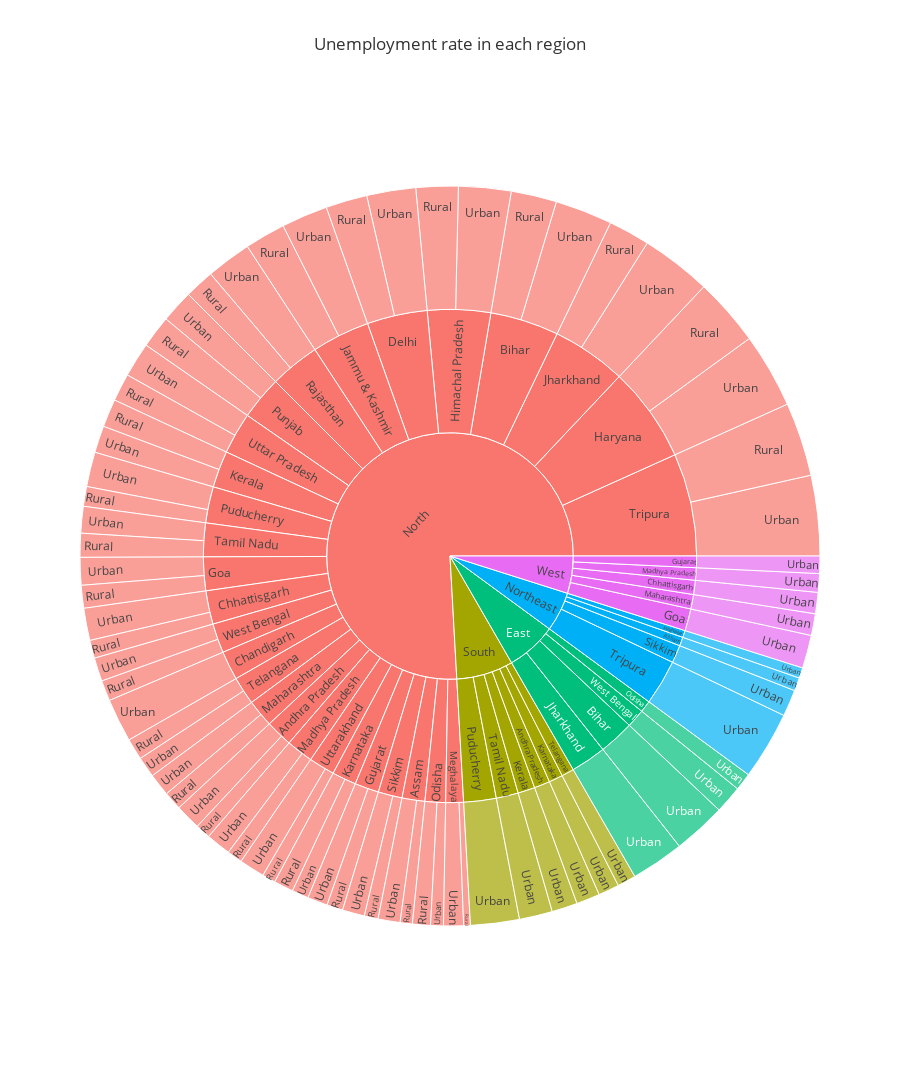

Notebook code cell kept with this figure:
### Code cell
MergeUnemployData = data[["Area","Region","Region.1","Estimated Unemployment Rate (%)" , "Estimated Employed" , "Estimated Labour Participation Rate (%)"]]
MergeUnemploy = MergeUnemployData.groupby(["Region.1","Region","Area"])["Estimated Unemployment Rate (%)"].mean().reset_index()
fig = px.sunburst(MergeUnemploy, path=["Region.1","Region","Area"], values="Estimated Unemployment Rate (%)",
                  color_continuous_scale='Plasma', title='Unemployment rate in each region',
                  height=1150, template='ggplot2')
fig.show()

### Figure 1 — Plotly figure (JSON) as saved in the notebook; plotly's stock layout.template omitted (floating-point values rounded to 4 significant figures)
{"data": [{"branchvalues": "total", "domain": {"x": [0, 1], "y": [0, 1]}, "hovertemplate": "labels=%{label}<br>Estimated Unemployment Rate (%)=%{value}<br>parent=%{parent}<br>id=%{id}<extra></extra>", "ids": ["North/Andhra Pradesh/Rural", "North/Assam/Rural", "North/Bihar/Rural", "North/Chhattisgarh/Rural", "North/Delhi/Rural", "North/Goa/Rural", "North/Gujarat/Rural", "North/Haryana/Rural", "North/Himachal Pradesh/Rural", "North/Jammu & Kashmir/Rural", "North/Jharkhand/Rural", "North/Karnataka/Rural", "North/Kerala/Rural", "North/Madhya Pradesh/Rural", "North/Maharashtra/Rural", "North/Meghalaya/Rural", "North/Odisha/Rural", "North/Puducherry/Rural", "North/Punjab/Rural", "North/Rajasthan/Rural", "North/Sikkim/Rural", "North/Tamil Nadu/Rural", "North/Telangana/Rural", "North/Tripura/Rural", "North/Uttar Pradesh/Rural", "North/Uttarakhand/Rural", "North/West Bengal/Rural", "North/Andhra Pradesh/Urban", "South/Andhra Pradesh/Urban", "North/Assam/Urban", "Northeast/Assam/Urban", "East/Bihar/Urban", "North/Bihar/Urban", "North/Chandigarh/Urban", "North/Chhattisgarh/Urban", "West/Chhattisgarh/Urban", "North/Delhi/Urban", "North/Goa/Urban", "West/Goa/Urban", "North/Gujarat/Urban", "West/Gujarat/Urban", "North/Haryana/Urban", "North/Himachal Pradesh/Urban", "North/Jammu & Kashmir/Urban", "East/Jharkhand/Urban", "North/Jharkhand/Urban", "North/Karnataka/Urban", "South/Karnataka/Urban", "North/Kerala/Urban", "South/Kerala/Urban", "North/Madhya Pradesh/Urban", "West/Madhya Pradesh/Urban", "North/Maharashtra/Urban", "West/Maharashtra/Urban", "North/Meghalaya/Urban", "Northeast/Meghalaya/Urban", "East/Odisha/Urban", "North/Odisha/Urban", "North/Puducherry/Urban", "South/Puducherry/Urban", "North/Punjab/Urban", "North/Rajasthan/Urban", "North/Sikkim/Urban", "Northeast/Sikkim/Urban", "North/Tamil Nadu/Urban", "South/Tamil Nadu/Urban", "North/Telangana/Urban", "South/Telangana/Urban", "North/Tripura/Urban", "Northeast/Tripura/Urban", "North/Uttar Pradesh/Urban", "North/Uttarakhand/Urban", "East/West Bengal/Urban", "North/West Bengal/Urban", "North/Andhra Pradesh", "South/Andhra Pradesh", "North/Assam", "Northeast/Assam", "East/Bihar", "North/Bihar", "North/Chandigarh", "North/Chhattisgarh", "West/Chhattisgarh", "North/Delhi", "North/Goa", "West/Goa", "North/Gujarat", "West/Gujarat", "North/Haryana", "North/Himachal Pradesh", "North/Jammu & Kashmir", "East/Jharkhand", "North/Jharkhand", "North/Karnataka", "South/Karnataka", "North/Kerala", "South/Kerala", "North/Madhya Pradesh", "West/Madhya Pradesh", "North/Maharashtra", "West/Maharashtra", "North/Meghalaya", "Northeast/Meghalaya", "East/Odisha", "North/Odisha", "North/Puducherry", "South/Puducherry", "North/Punjab", "North/Rajasthan", "North/Sikkim", "Northeast/Sikkim", "North/Tamil Nadu", "South/Tamil Nadu", "North/Telangana", "South/Telangana", "North/Tripura", "Northeast/Tripura", "North/Uttar Pradesh", "North/Uttarakhand", "East/West Bengal", "North/West Bengal", "East", "North", "Northeast", "South", "West"], "labels": ["Rural", "Rural", "Rural", "Rural", "Rural", "Rural", "Rural", "Rural", "Rural", "Rural", "Rural", "Rural", "Rural", "Rural", "Rural", "Rural", "Rural", "Rural", "Rural", "Rural", "Rural", "Rural", "Rural", "Rural", "Rural", "Rural", "Rural", "Urban", "Urban", "Urban", "Urban", "Urban", "Urban", "Urban", "Urban", "Urban", "Urban", "Urban", "Urban", "Urban", "Urban", "Urban", "Urban", "Urban", "Urban", "Urban", "Urban", "Urban", "Urban", "Urban", "Urban", "Urban", "Urban", "Urban", "Urban", "Urban", "Urban", "Urban", "Urban", "Urban", "Urban", "Urban", "Urban", "Urban", "Urban", "Urban", "Urban", "Urban", "Urban", "Urban", "Urban", "Urban", "Urban", "Urban", "Andhra Pradesh", "Andhra Pradesh", "Assam", "Assam", "Bihar", "Bihar", "Chandigarh", "Chhattisgarh", "Chhattisgarh", "Delhi", "Goa", "Goa", "Gujarat", "Gujarat", "Haryana", "Himachal Pradesh", "Jammu & Kashmir", "Jharkhand", "Jharkhand", "Karnataka", "Karnataka", "Kerala", "Kerala", "Madhya Pradesh", "Madhya Pradesh", "Maharashtra", "Maharashtra", "Meghalaya", "Meghalaya", "Odisha", "Odisha", "Puducherry", "Puducherry", "Punjab", "Rajasthan", "Sikkim", "Sikkim", "Tamil Nadu", "Tamil Nadu", "Telangana", "Telangana", "Tripura", "Tripura", "Uttar Pradesh", "Uttarakhand", "West Bengal", "West Bengal", "East", "North", "Northeast", "South", "West"], "name": "", "parents": ["North/Andhra Pradesh", "North/Assam", "North/Bihar", "North/Chhattisgarh", "North/Delhi", "North/Goa", "North/Gujarat", "North/Haryana", "North/Himachal Pradesh", "North/Jammu & Kashmir", "North/Jharkhand", "North/Karnataka", "North/Kerala", "North/Madhya Pradesh", "North/Maharashtra", "North/Meghalaya", "North/Odisha", "North/Puducherry", "North/Punjab", "North/Rajasthan", "North/Sikkim", "North/Tamil Nadu", "North/Telangana", "North/Tripura", "North/Uttar Pradesh", "North/Uttarakhand", "North/West Bengal", "North/Andhra Pradesh", "South/Andhra Pradesh", "North/Assam", "Northeast/Assam", "East/Bihar", "North/Bihar", "North/Chandigarh", "North/Chhattisgarh", "West/Chhattisgarh", "North/Delhi", "North/Goa", "West/Goa", "North/Gujarat", "West/Gujarat", "North/Haryana", "North/Himachal Pradesh", "North/Jammu & Kashmir", "East/Jharkhand", "North/Jharkhand", "North/Karnataka", "South/Karnataka", "North/Kerala", "South/Kerala", "North/Madhya Pradesh", "West/Madhya Pradesh", "North/Maharashtra", "West/Maharashtra", "North/Meghalaya", "Northeast/Meghalaya", "East/Odisha", "North/Odisha", "North/Puducherry", "South/Puducherry", "North/Punjab", "North/Rajasthan", "North/Sikkim", "Northeast/Sikkim", "North/Tamil Nadu", "South/Tamil Nadu", "North/Telangana", "South/Telangana", "North/Tripura", "Northeast/Tripura", "North/Uttar Pradesh", "North/Uttarakhand", "East/West Bengal", "North/West Bengal", "North", "South", "North", "Northeast", "East", "North", "North", "North", "West", "North", "North", "West", "North", "West", "North", "North", "North", "East", "North", "North", "South", "North", "South", "North", "West", "North", "West", "North", "Northeast", "East", "North", "North", "South", "North", "North", "North", "Northeast", "North", "South", "North", "South", "North", "Northeast", "North", "North", "East", "North", "", "", "", "", ""], "type": "sunburst", "values": [5.526, 4.491, 16.77, 6.629, 15.26, 8.39, 5.917, 25.01, 15.5, 14.95, 15.22, 7.224, 10.34, 5.654, 6.81, 2.475, 6.613, 7.263, 11.92, 10.93, 5.08, 8.776, 7.864, 27.17, 10.21, 4.882, 7.572, 9.428, 8.664, 8.089, 4.856, 19.47, 21.07, 15.99, 11.85, 7.819, 18.02, 10.16, 12.17, 7.411, 6.376, 27.52, 19.28, 17.04, 19.54, 25.95, 6.128, 7.668, 9.906, 9.434, 9.159, 6.854, 8.305, 7.979, 7.302, 3.866, 6.462, 4.703, 12.75, 17.94, 12.07, 16.64, 8.153, 9.793, 9.793, 12.19, 7.612, 6.833, 29.53, 25.05, 12.75, 9.41, 10.19, 8.677, 14.95, 8.664, 12.58, 4.856, 19.47, 37.84, 15.99, 18.48, 7.819, 33.27, 18.55, 12.17, 13.33, 6.376, 52.53, 34.78, 31.99, 19.54, 41.17, 13.35, 7.668, 20.25, 9.434, 14.81, 6.854, 15.12, 7.979, 9.777, 3.866, 6.462, 11.32, 20.01, 17.94, 24.0, 27.57, 13.23, 9.793, 18.57, 12.19, 15.48, 6.833, 56.7, 25.05, 22.95, 14.29, 10.19, 16.25, 55.66, 639.1, 43.57, 62.73, 41.2]}], "layout": {"height": 1150, "legend": {"tracegroupgap": 0}, "title": {"text": "Unemployment rate in each region"}}}
